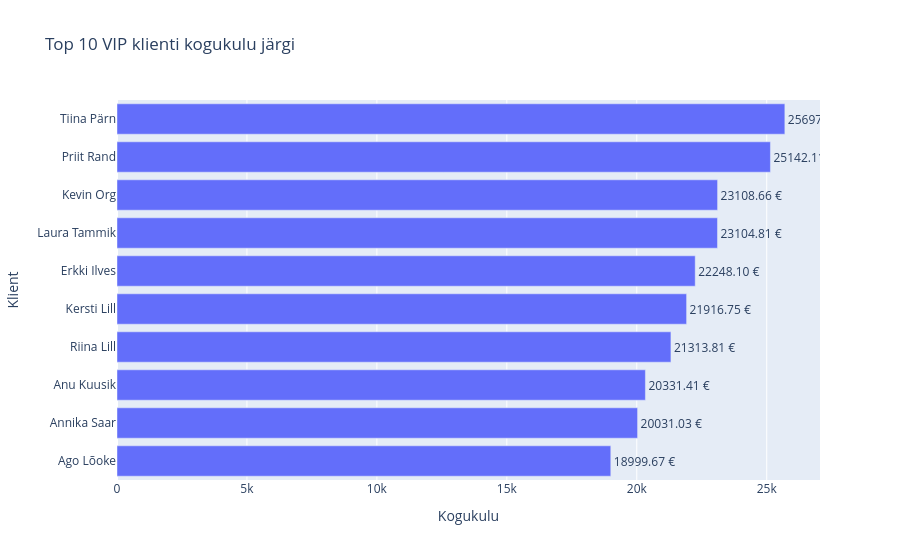

The code cell stored with this chart in its notebook:
### Markdown cell above
4. Diagramm 3 — TOP 10 VIP klienti kogukulutuse järgi.

### Code cell
top_vip = (
    rfm[rfm['Segment'] == 'VIP Champions']
    .nlargest(10, 'Monetary')
    .copy()
)

top_vip['Nimi'] = top_vip['first_name'] + ' ' + top_vip['last_name']

fig = px.bar(
    top_vip,
    x='Monetary',
    y='Nimi',
    title='Top 10 VIP klienti kogukulu järgi',
    labels={
        'Nimi': 'Klient',
        'Monetary': 'Kogukulu'
    },
    text='Monetary'
)

fig.update_traces(
    textposition='outside',
    texttemplate='%{text:.2f} €'
)

fig.update_yaxes(categoryorder='total ascending')

fig.show()

### Figure 1 — Plotly figure (JSON) as saved in the notebook; plotly's stock layout.template omitted (floating-point values rounded to 4 significant figures)
{"data": [{"hovertemplate": "Kogukulu=%{text}<br>Klient=%{y}<extra></extra>", "legendgroup": "", "marker": {"color": "#636efa", "pattern": {"shape": ""}}, "name": "", "orientation": "h", "showlegend": false, "text": [25700.0, 25140.0, 23110.0, 23100.0, 22250.0, 21920.0, 21310.0, 20330.0, 20030.0, 19000.0], "textposition": "outside", "texttemplate": "%{text:.2f} €", "type": "bar", "x": [25700.0, 25140.0, 23110.0, 23100.0, 22250.0, 21920.0, 21310.0, 20330.0, 20030.0, 19000.0], "xaxis": "x", "y": ["Tiina Pärn", "Priit Rand", "Kevin Org", "Laura Tammik", "Erkki Ilves", "Kersti Lill", "Riina Lill", "Anu Kuusik", "Annika Saar", "Ago Lõoke"], "yaxis": "y"}], "layout": {"barmode": "relative", "legend": {"tracegroupgap": 0}, "title": {"text": "Top 10 VIP klienti kogukulu järgi"}, "xaxis": {"anchor": "y", "domain": [0, 1], "title": {"text": "Kogukulu"}}, "yaxis": {"anchor": "x", "categoryorder": "total ascending", "domain": [0, 1], "title": {"text": "Klient"}}}}
